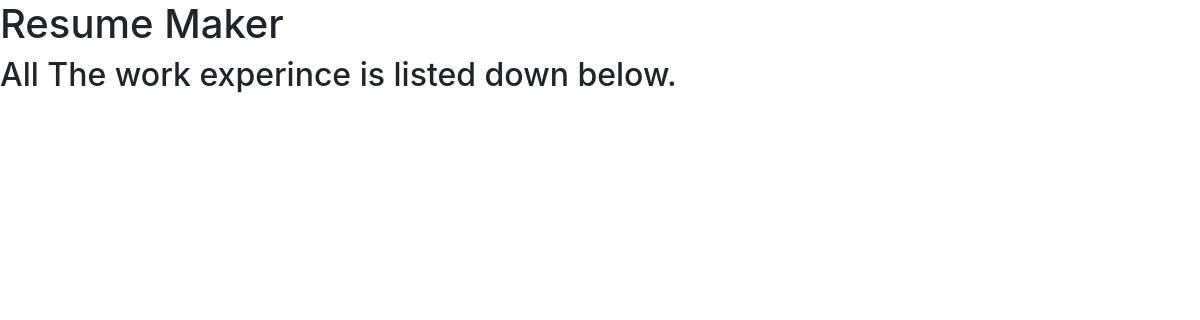
Before: /view_edu (signed in) with the older database file.
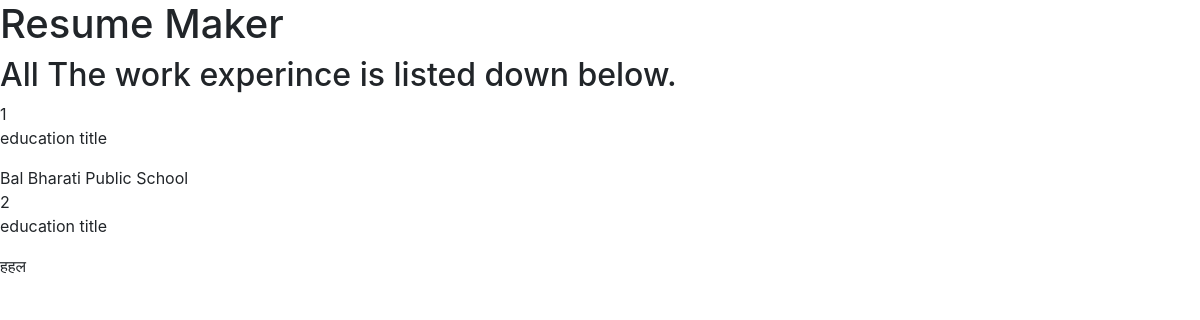
After: the same page with the newer database file.
### core/models.py (models this page shows)
class Education(models.Model):
    STATUS = (
        ('10th', ('10th')),
        ('12th', ('12th')),
        ('undergraduate', ('undergraduate')),
        ('graduate',('graduate')),
    )
    profile = models.ForeignKey(Profile,on_delete=models.CASCADE,null=True)
    title = models.CharField(max_length = 150,choices = STATUS,default=1)
    percentage = models.FloatField(validators=[MinValueValidator(0.0), MaxValueValidator(100)])
    school_name = models.CharField(max_length = 100,null=True)
    present = models.BooleanField(default=False,null=False)
    start_year=models.SmallIntegerField(blank=True, null=True)
    grad_year = models.SmallIntegerField(blank=True, null=True)

### core/views.py (the view)
# urls.py: path('view_edu',views.view_education,name='view_edu'),
@login_required
def view_education(request):
    profile = request.user.profile
    edu = Education.objects.filter(profile=profile)
    return render(request,'view_education.html',{'edu':edu})

### core/templates/view_education.html
{%extends 'base.html'%}
{% load widget_tweaks %}
{%block content%}
    <h2>
        All The work experince is listed down below.
    </h2>
    {%for pro in edu %}
        {{ forloop.counter }}
        <p>education title</p>
        {{ pro.school_name }}<br>
    {% endfor %}
{%endblock%}

Changed rows visible on the page:
added Education: school_name "Bal Bharati Public School"
added Education: school_name "हहल"
